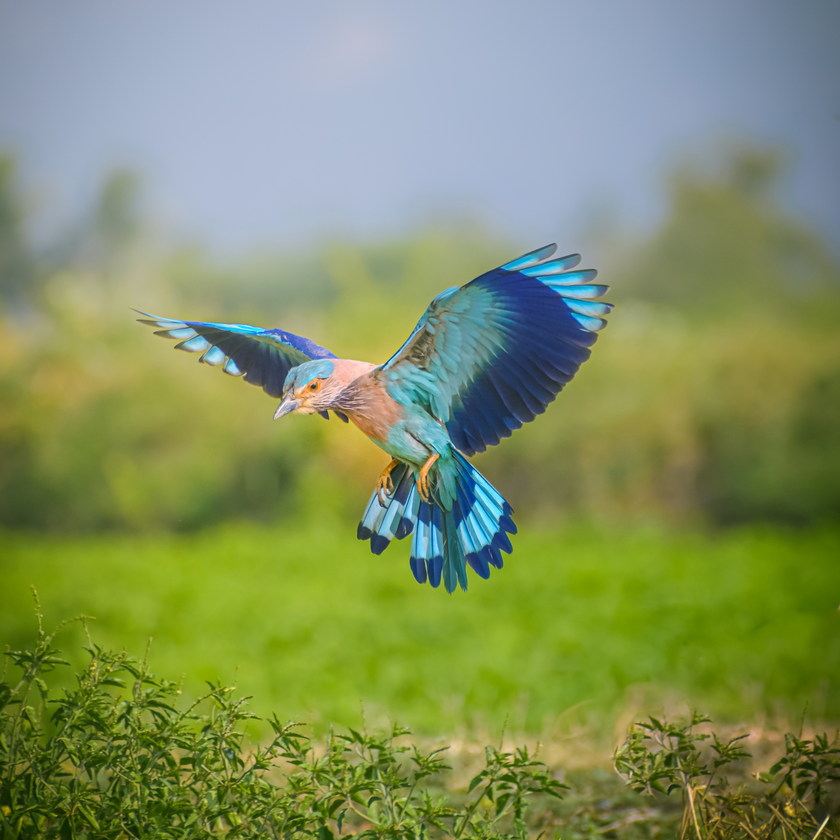
#> input picture datasets/testphoto.png, 840 x 840 px, shrunk from 3960 x 3960 before the run, found by its file name
$ python croptest.py
#> lines starting #> are read from the running program, lines starting #| are printed output that depends on the picture
from PIL import Image
import sys

def cut_image(image):
	width,height=image.size
	item_width=int(width/4)
	box_list=[]
	count=0
	for j in range(0,4):
		for i in range(0,4):
			count+=1
			box=(i*item_width,j*item_width,(i+1)*item_width,(j+1)*item_width)
			box_list.append(box)
	print(count)
	image_list=[image.crop(box) for box in box_list]
	return image_list

def save_images(image_list):
	index=1
	for image in image_list:
		image.save(r'datasets/test/'+str(index)+'.png')
		index+=1
if __name__ == '__main__':
	file_path="001.jpg"
	#打开图像
	image=Image.open(r'datasets/testphoto.png')
#> image is the input picture: PIL image 840x840 RGB; mean R, G, B 130.4, 145.5, 98.4
	#将图像转为正方形，不够的地方补充为白色底色
	#image=fill_image(image)
	#分为图像
	image_list=cut_image(image)
#| 16
#> in cut_image, `image_list=[image.crop(box) for box in box_list]`: image_list = 16 items
#> image_list = 16 items
	#保存图像
	save_images(image_list)
#> the loop in save_images, `for image in image_list:` made 16 passes
#> pass 1, in save_images, `image.save(r'datasets/test/'+str(index)+'.png')`:
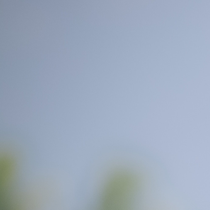
#> saved as 1.png: PIL image 210x210 RGB; mean R, G, B 156.8, 169.9, 188.4
#> pass 2, in save_images, `image.save(r'datasets/test/'+str(index)+'.png')`:
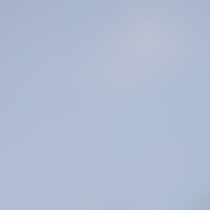
#> saved as 2.png: PIL image 210x210 RGB; mean R, G, B 176.1, 187.9, 211.1
#> after the loop in save_images, `for image in image_list:`: index = 17

$ run again, with datasets/test/10.png copied over datasets/testphoto.png
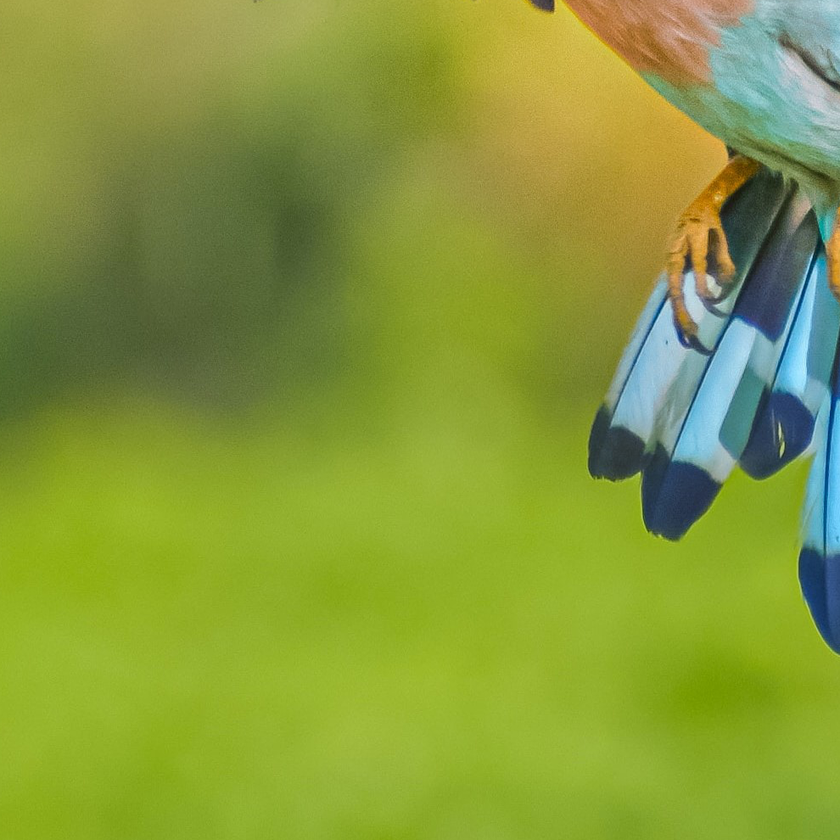
#> input picture datasets/test/10.png, 840 x 840 px, shrunk from 990 x 990 before the run, found by its file name
#> image is the input picture: PIL image 840x840 RGB; mean R, G, B 134.7, 154.2, 59.2
#| 16
#> in cut_image, `image_list=[image.crop(box) for box in box_list]`: image_list = 16 items
#> the loop in save_images, `for image in image_list:` made 16 passes
#> pass 1, in save_images, `image.save(r'datasets/test/'+str(index)+'.png')`:
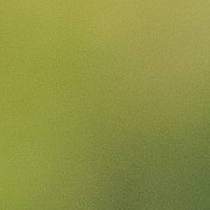
#> saved as 1.png: PIL image 210x210 RGB; mean R, G, B 142, 146.9, 67.7
#> pass 2, in save_images, `image.save(r'datasets/test/'+str(index)+'.png')`:
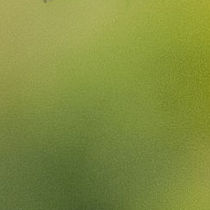
#> saved as 2.png: PIL image 210x210 RGB; mean R, G, B 129.4, 142, 63.1
#> after the loop in save_images, `for image in image_list:`: index = 17
